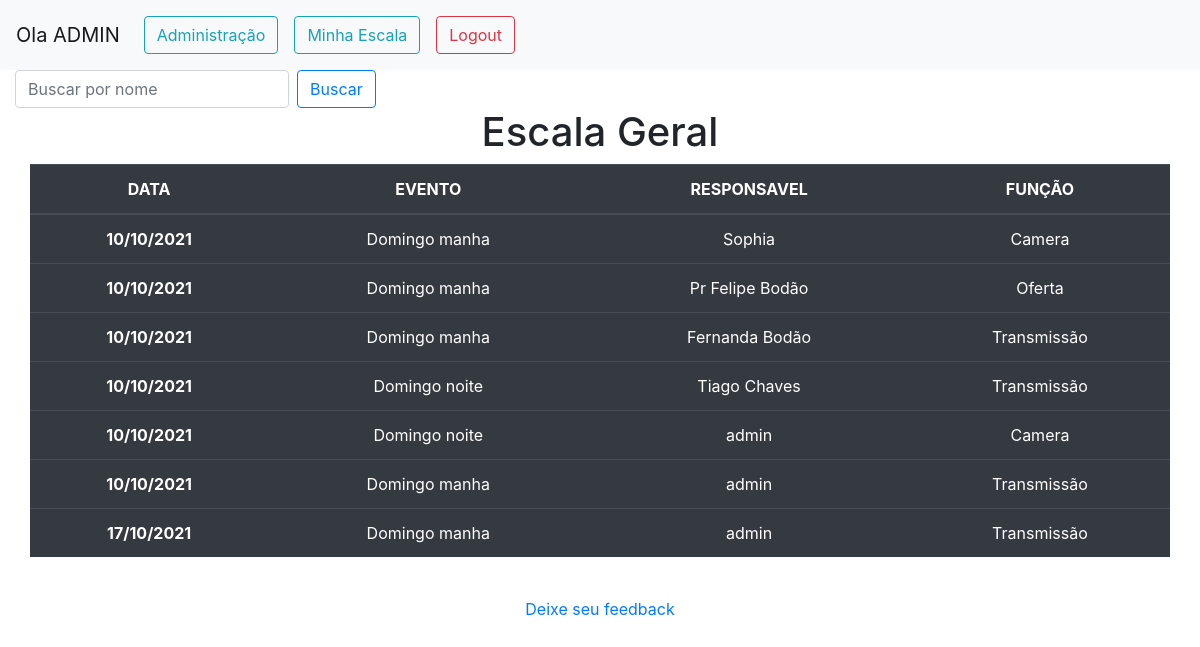
Screenshot of /escala (signed in) with the database file from the repository.
### account/models.py (models this page shows)
class User(AbstractUser):
    ministerio = models.ForeignKey(Ministerio, on_delete=models.DO_NOTHING)
    funcao = models.ManyToManyField(Funcao)

### escala/models.py (models this page shows, shortened)
class Escala(models.Model):
    nome = models.ForeignKey(User, on_delete=models.DO_NOTHING, blank=True, null=True, verbose_name='Responsavel')
    data = models.DateField(default=now())
    funcao = models.ForeignKey(Funcao, on_delete=models.DO_NOTHING, verbose_name='Função')
    evento = models.ForeignKey(Evento, on_delete=models.DO_NOTHING, verbose_name='Evento')
    observacao = models.TextField(max_length=1000, blank=True, null=True)
    def __str__(self):
        return f'{self.nome}'
    def get_funcao(self):
        return f'{self.funcao}'
    def get_evento(self):
        return f'{self.evento}'
    def responsavel(self):
        if self.nome:
            return f'{self.nome.first_name} {self.nome.last_name}'
        return None
    def datas(self):
        return self.data.strftime('%d/%m/%Y')
    class Meta:
        verbose_name = 'Escala Geral'
        verbose_name_plural = 'Escala Geral'

class Evento(models.Model):
    nome_evento = models.CharField(max_length=50, verbose_name='Evento', unique=True)
    ultima_alteracao = models.DateTimeField(auto_now=True, verbose_name='Ultima Alteração')
    observacao = models.TextField(max_length=250, blank=True, null=True,)
    def __str__(self):
        return f'{self.nome_evento}'
    class Meta:
        verbose_name_plural = 'Eventos'

### ministerio/models.py (models this page shows)
class Funcao(models.Model):
    funcao = models.CharField(max_length=50, verbose_name='Função', unique=True)
    ativo = models.BooleanField(default=True)
    def __str__(self):
        return f'{self.funcao}'
    class Meta:
        verbose_name_plural = 'Funcoes'

### escala/views.py (the view, shortened to what this page needs)
# urls.py: path('escala', EscalaView, name='escala'),
@login_required()
def EscalaView(request):
    busca = request.GET.get('buscar')
    hoje = date.today()
    resultado = Escala.objects.filter(data__month=str(hoje.month))
    print([resultado])
    context = {
        'escala': resultado,
    }
    return render(request, 'escala.html', context)

### templates/escala.html (shortened to what this page needs)
{% extends './base.html' %}
{% block content %}
<section class="container-fluid margin">
    <form  method="GET" class="form-inline my-2 my-lg-0">{% csrf_token %}
        <input class="form-control mr-sm-2 left" type="text" name="buscar" id="buscar" placeholder="Buscar por nome" aria-label="Search">
        <button class="btn btn-outline-primary my-2 my-sm-0" id="btn-busca" type="submit">Buscar</button>
    </form>
</section>
<section class="container-fluid">
    <div class="container-fluid">
        <div class="row">
            <div class="col-sm-12 text-center">
                <h1>Escala Geral</h1>
            </div>
        </div>
    </div>
</section>
<section class="container-fluid">
    <div class="container-fluid">
        <div class="row">
            <div class="col-sm-12">
                <table class="table table-dark text-center">
                    <thead>
                        <tr>
                            <th scope="col">DATA</th>
                            <th scope="col">EVENTO</th>
                            <th scope="col">RESPONSAVEL</th>
                            <th scope="col">FUNÇÃO</th>
                        </tr>
                    </thead>
                    <tbody>
                        {% for i in escala %}
                        <tr>
                            <th scope="row">{{i.datas}}</th>
                            <td>{{i.get_evento}}</td>
                            <td>{{i.responsavel}}</td>
                            <td>{{i.get_funcao}}</td>
                        </tr>
                        {% endfor %}
                    </tbody>
                </table>
            </div>
        </div>
    </div>
</section>
{% endblock %}

### templates/base.html (shortened to what this page needs)
<!doctype html>
<html lang="pt-br">
<head>
    <link rel="stylesheet" href="https://stackpath.bootstrapcdn.com/bootstrap/4.3.1/css/bootstrap.min.css"
>
</head>
<body>
    {%block navbar%}
        {% include './partials/_nav.html' %}
    {%endblock%}
    {%block content%}
    {%endblock%}
    {%block footer%}
        {% include './partials/_footer.html' %}
    {%endblock%}
</body>
</html>

### templates/partials/_nav.html (shortened to what this page needs)
<nav class="navbar navbar-expand-lg navbar-light bg-light">
    {% if user.is_authenticated %}
        <a class="navbar-brand" href="#">Ola {{user| upper}} </a>
    {% endif %}
  <div class="collapse navbar-collapse" id="navbarNavDropdown">
    <ul class="navbar-nav">
    {% if user.is_authenticated %}
        <li class="nav-item active"><a class="nav-link"  href="{% url 'admin:index' %}"><button type="submit" class="btn btn-outline-info btn-block container-fluid">Administração</button></a></li>
        <li class="nav-item active"><a class="nav-link" href="{% url 'minhaescala' %}"><button type="submit" class="btn btn-outline-info btn-block container-fluid">Minha Escala</button></a></li>
        <li class="nav-item"><a class="nav-link" href="{% url 'logout' %}"><button type="submit" class="btn btn-outline-danger  btn-block">Logout</button></a></li>
    {%else%}
        <li class="nav-item"><a class="nav-link" href="{% url 'login' %}">Login</a></li>
    {% endif %}
    </ul>
  </div>
</nav>

### templates/partials/_footer.html
    <section>
        <div id="feedback" class="container-fluid footer">
            <div class="row ">
                <div class="container d-flex justify-content-center py-4">
                    <a href="{%url 'feedback' %}"><p class="my-auto flex-sm-row">Deixe seu feedback</p></a>
                </div>
            </div>
        </div>
    </section>

### rows the page displays
User: username "ADMIN"
Escala: datas "10/10/2021", get_evento "Domingo manha", responsavel "Sophia", get_funcao "Camera"
Escala: datas "10/10/2021", get_evento "Domingo manha", responsavel "Pr Felipe Bodão", get_funcao "Oferta"
Escala: datas "10/10/2021", get_evento "Domingo manha", responsavel "Fernanda Bodão", get_funcao "Transmissão"
Escala: datas "10/10/2021", get_evento "Domingo noite", responsavel "Tiago Chaves", get_funcao "Transmissão"
Escala: datas "10/10/2021", get_evento "Domingo noite", responsavel "admin", get_funcao "Camera"
Escala: datas "10/10/2021", get_evento "Domingo manha", responsavel "admin", get_funcao "Transmissão"
Escala: datas "17/10/2021", get_evento "Domingo manha", responsavel "admin", get_funcao "Transmissão"
